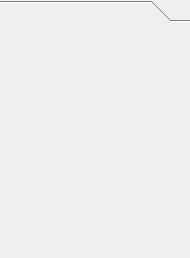
<?xml version="1.0" encoding="UTF-8"?>
<ui version="4.0">
 <class>Drawer</class>
 <widget class="QToolBox" name="Drawer">
  <property name="geometry">
   <rect>
    <x>0</x>
    <y>0</y>
    <width>190</width>
    <height>258</height>
   </rect>
  </property>
  <property name="windowTitle">
   <string>ToolBox</string>
  </property>
  <property name="currentIndex">
   <number>0</number>
  </property>
  <widget class="QWidget" name="Strangers">
   <property name="geometry">
    <rect>
     <x>0</x>
     <y>0</y>
     <width>190</width>
     <height>232</height>
    </rect>
   </property>
   <attribute name="label">
    <string/>
   </attribute>
  </widget>
 </widget>
 <resources/>
 <connections/>
</ui>
